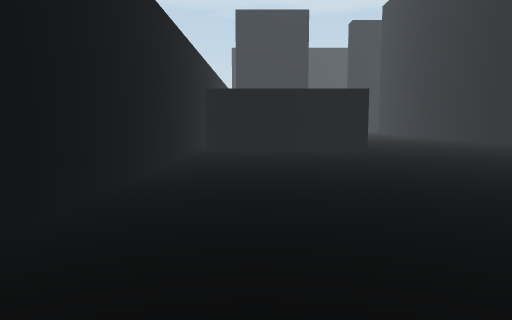
view 1 (above)

23 first-person views from a walk through a scene from a Unity 3-D project. The camera is 1.4 m above the floor, tilts 6° down and sees 70° across. The floor is counted in squares, 2 m on a side. Each view is taken from the middle of a square. On the plan, view 1 faces up. The plan holds only what a view shows up to about 11 squares ahead; the rest is blank. The place goes on beyond the plan. The player is left out.

view 2
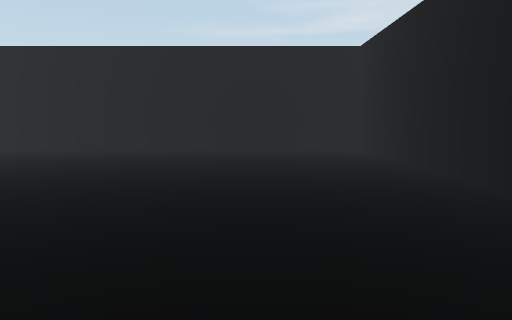

view 3
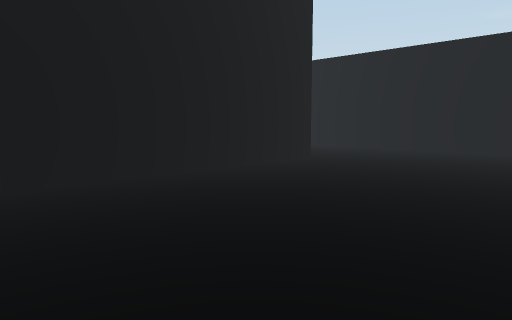

view 4
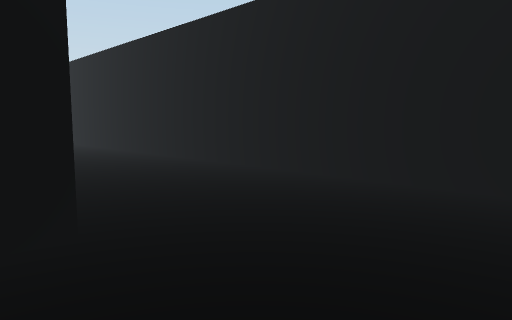

view 5
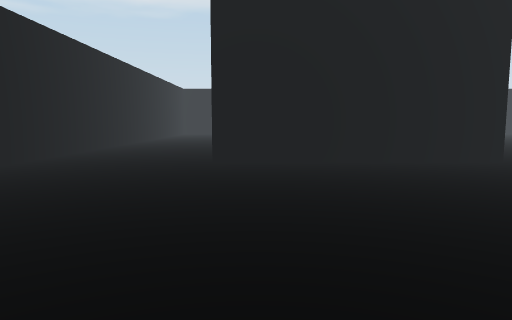

view 6
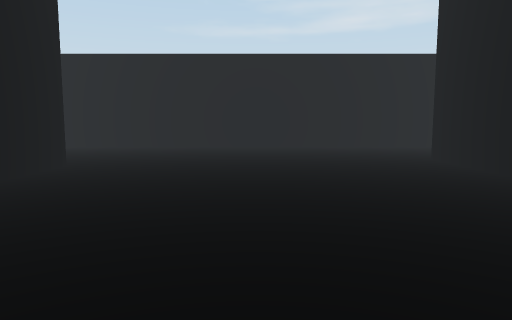

view 7
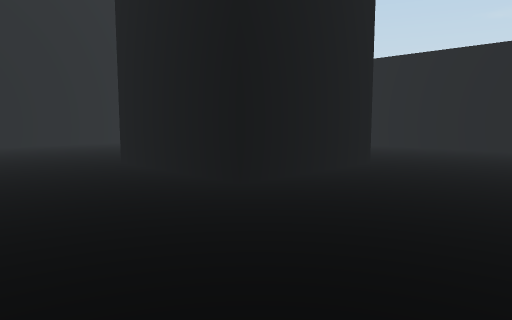

view 8
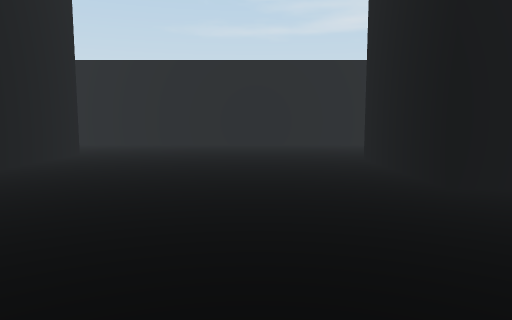

view 9
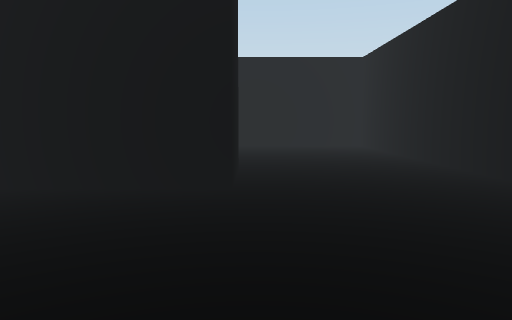

view 10
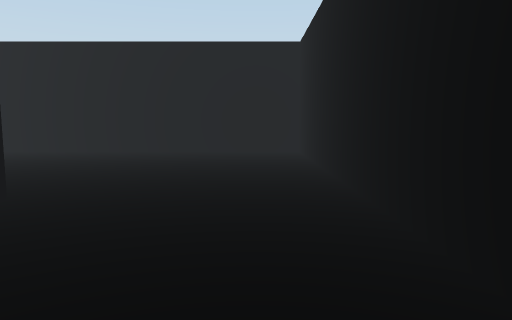

view 11
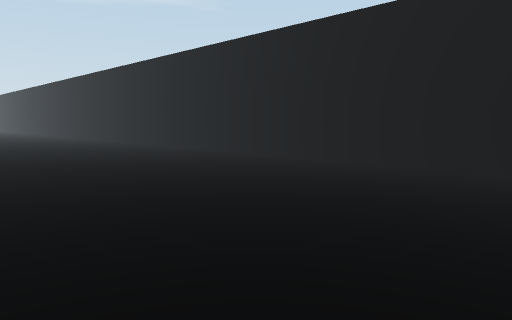

view 12
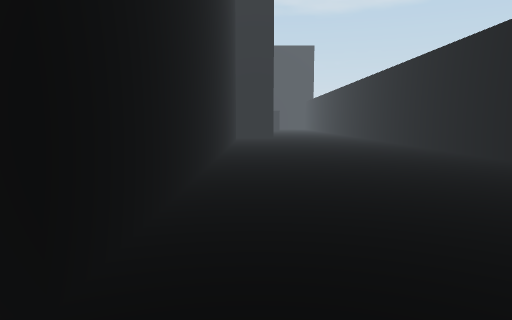

view 13
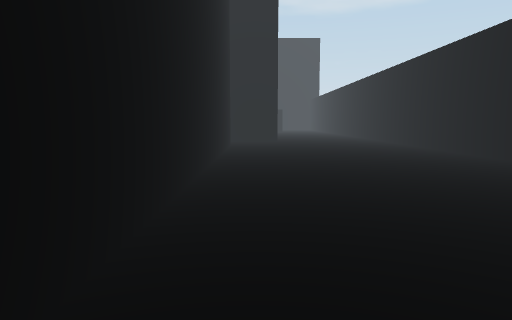

view 14
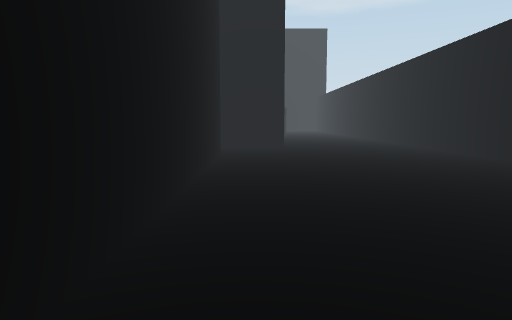

view 15
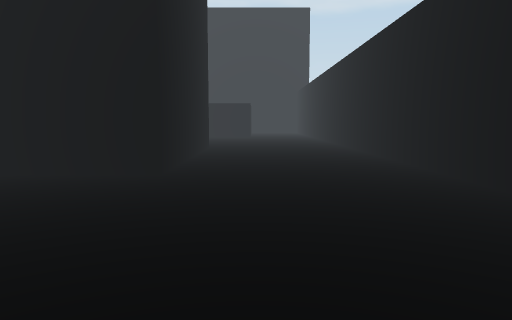

view 16
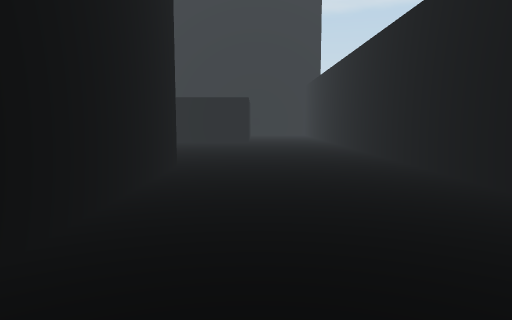

view 17
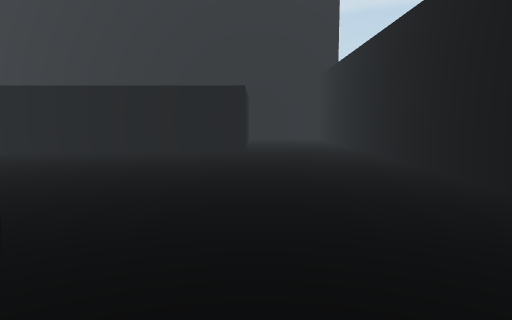

view 18
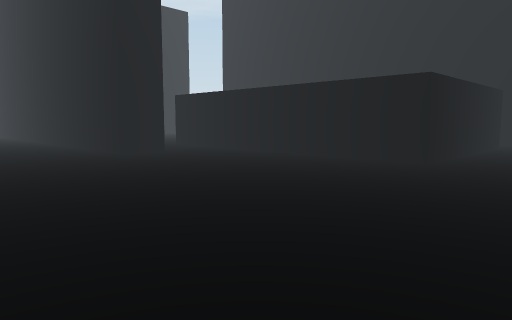

view 19
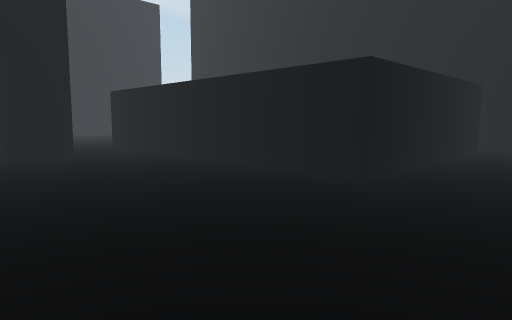

view 20
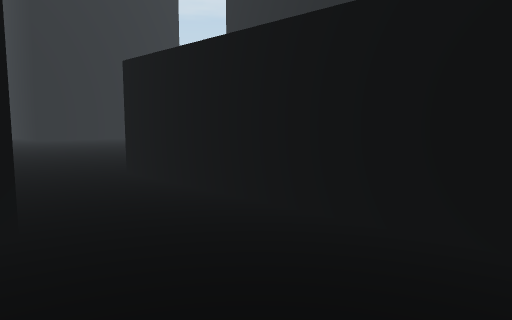

view 21
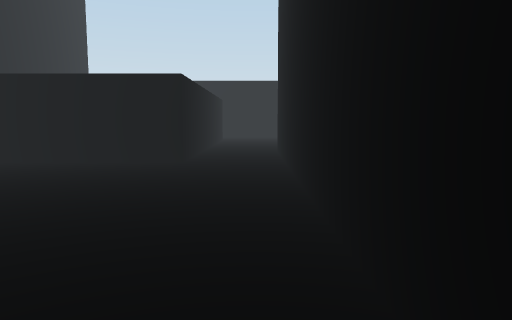

view 22
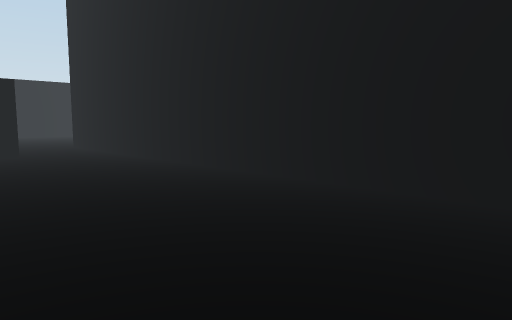

view 23
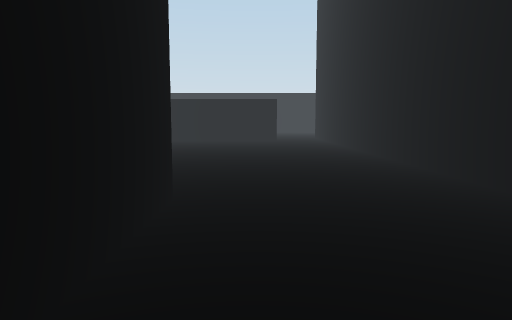

### Floor plan
Points are (right, up) in squares from view 1. A wall is a line through its corners. A room is listed if a view was taken in it or the views show most of it. See-through windows are left out.
Room 1 (views 1, 2, 3, 4, 5, 6, 7, 8, 9, 10, 11, 12, 13, 14, 15, 16, 17, 18, 19, 20, 21, 22, 23)
walls: (12.7, 7.4) (12.7, 2.2); (19, 3.1) (19, 6.2) (22, 6.2) (22, 3.2); (29.3, 14.8) (29.3, 2.2) (27.7, 2.2) (27.7, 7); (14.5, 26.5) (26.5, 26.5) (26.5, 25.5) (21.9, 25.5); (2.9, 9) (-1.2, 9); (30.8, 21.8) (30.8, 16.7) (28.6, 16.7); (14.2, 29.7) (12, 29.7); (5.2, 2.1) (5.2, 7.2); (-1.5, 10.8) (-1.5, -1) (34.5, -1) (34.5, 30.5); (31.8, 30.5) (31.8, 28.3) (24.2, 28.3) (24.2, 30.5)

Positions as (right, up) in squares from view 1, and headings:
1: (0, 0), facing up
2: (1, 8), facing down
3: (1, 8), facing down-right
4: (3, 3), facing down-right
5: (19, 3), facing left
6: (16, 9), facing down
7: (16, 9), facing down-right
8: (24, 10), facing down
9: (24, 2), facing right
10: (26, 0), facing right
11: (29, 0), facing up-right
12: (30, 1), facing up
13: (30, 4), facing up
14: (30, 7), facing up
15: (32, 12), facing up
16: (32, 16), facing up
17: (32, 20), facing up
18: (34, 22), facing up-left
19: (34, 24), facing up-left
20: (29, 26), facing up-left
21: (18, 27), facing right
22: (16, 30), facing down-right
23: (11, 29), facing right
